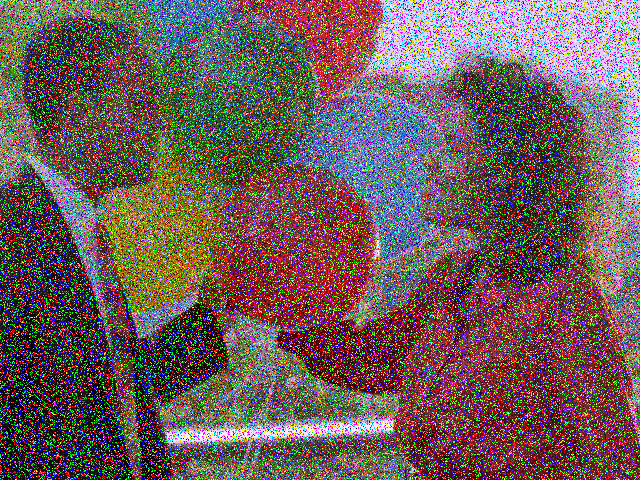
#> input picture noisy_img.png, 640 x 480 px
$ python cv05.py
#> lines starting #> are read from the running program, lines starting #| are printed output that depends on the picture; after the words box and inside, x2 and y2 are one past the last pixel; in counts of white or black regions, pixels touching at a corner belong together
"""
Unit 4: Blurring, Edges, Thresholds, Morphology
- Overview: Compare blur methods, run Canny edge detection, apply thresholding, and demonstrate morphological ops.
- Inputs: `noisy_img.png`, `edge_img.jpg` in the same folder.
- Usage: Press any key in image windows to proceed/close.
"""

import cv2
import numpy as np

# --- Blurring (Average, Gaussian, Median) ---
noisy_img = cv2.imread('noisy_img.png')
#> noisy_img is the input picture: shape (480, 640, 3); mean B, G, R 89.9, 92, 109.1

# Average blur (box filter): replace center with neighborhood average
# - ksize: odd tuple (w, h). Larger -> more smoothing, more detail loss.
blur = cv2.blur(noisy_img, (5, 5))
cv2.imshow('Noisy Image', noisy_img)
cv2.imshow('Average Blur', blur)

# Gaussian blur: weighted average emphasizing center
# - ksize: odd tuple; - sigmaX=0 lets OpenCV choose based on kernel size.
gaussian = cv2.GaussianBlur(noisy_img, (5, 5), 0)
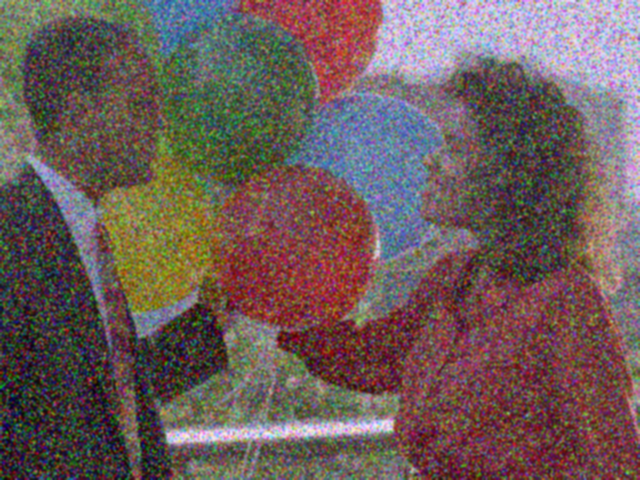
#> gaussian: shape (480, 640, 3); mean B, G, R 89.9, 92, 109.1
cv2.imshow('Gaussian Blur', gaussian)

# Median blur: non-linear; robust to salt-and-pepper while preserving edges
# - ksize: odd integer window size.
median = cv2.medianBlur(noisy_img, 5)
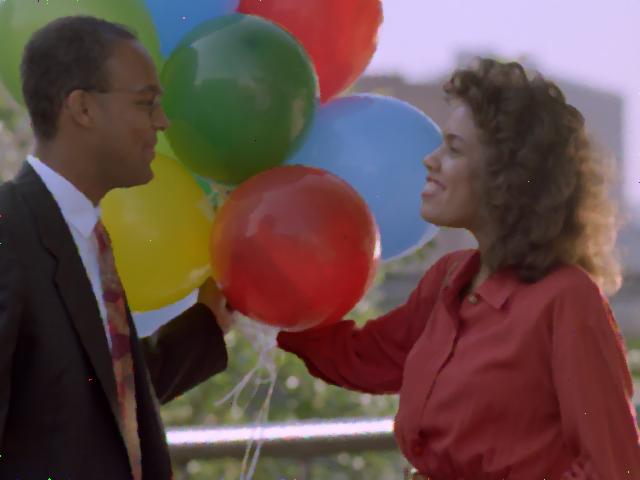
#> median: shape (480, 640, 3); mean B, G, R 73.6, 76.7, 100.9
cv2.imshow('Median Blur', median)
cv2.waitKey(0)
cv2.destroyAllWindows()

# --- Edge Detection (Canny) ---
edge_img = cv2.imread('edge_img.jpg')
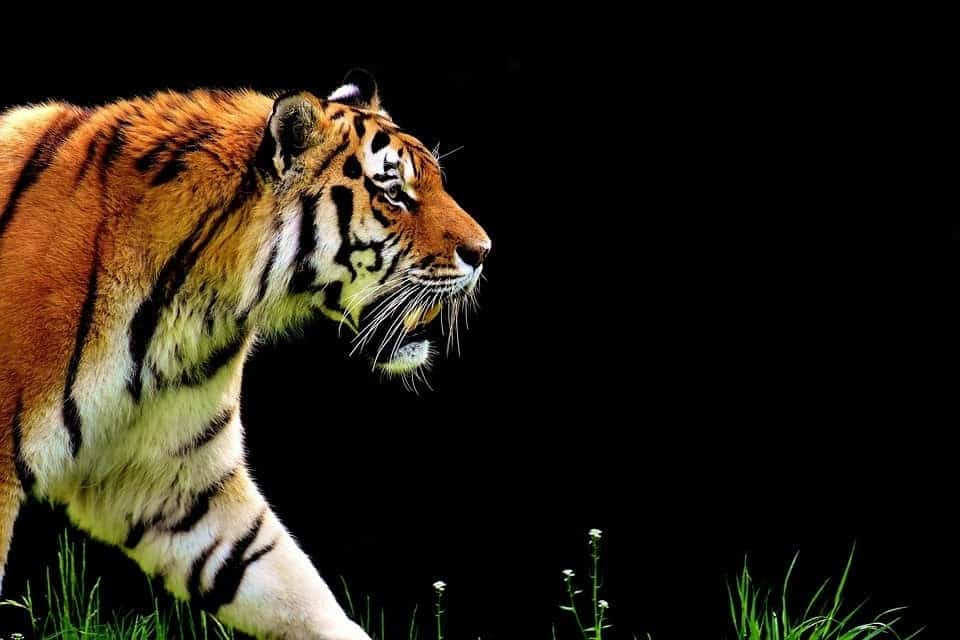
#> input picture edge_img.jpg, 960 x 640 px
#> edge_img is the input picture: shape (640, 960, 3); mean B, G, R 21.1, 32.3, 39.7
blurred_edge_img = cv2.GaussianBlur(edge_img, (5, 5), 0)
gray = cv2.cvtColor(blurred_edge_img, cv2.COLOR_BGR2GRAY)
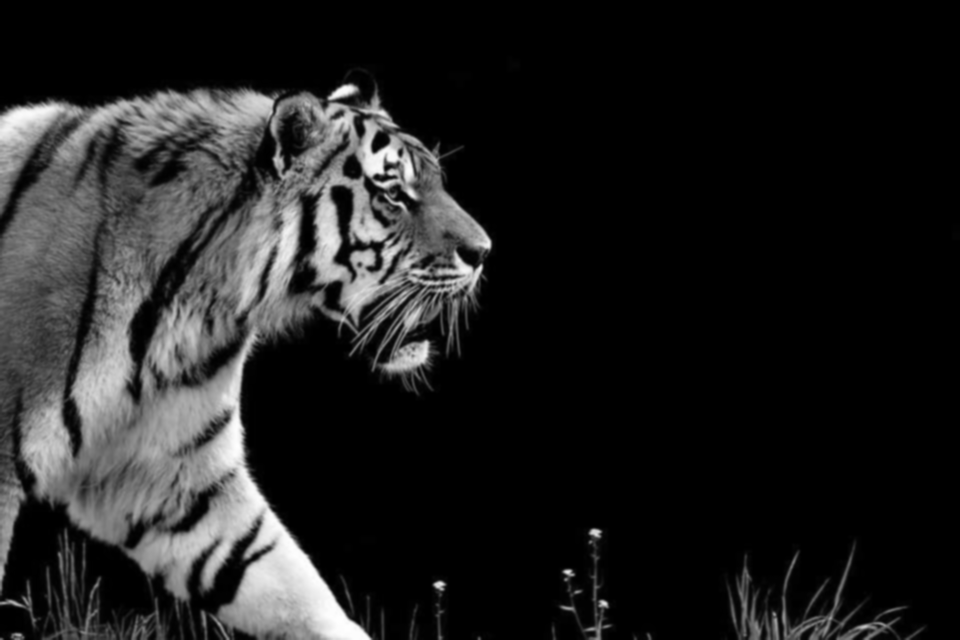
#> gray: shape (640, 960); min 0, max 254, mean 33.2

# Hysteresis thresholds: (low, high). Tune based on image contrast and noise.
edges1 = cv2.Canny(gray, 100, 200)
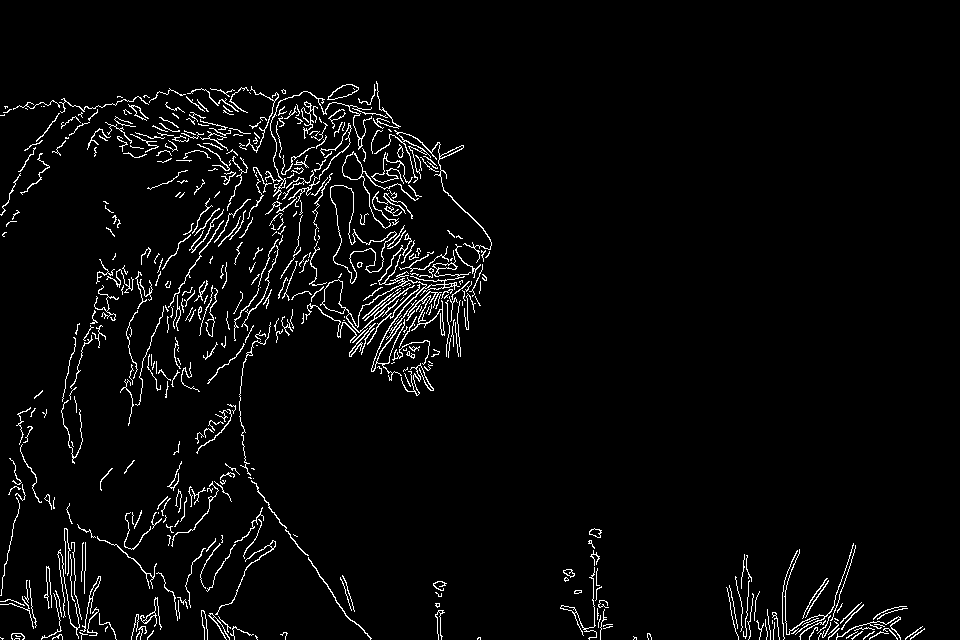
#> edges1: shape (640, 960); 3.6% white in thin lines or dots, all inside (x1, y1, x2, y2) = (0, 81, 925, 640)
edges2 = cv2.Canny(gray, 150, 250)
#> edges2: shape (640, 960); 2.5% white in thin lines or dots, all inside (x1, y1, x2, y2) = (0, 84, 924, 640)
edges3 = cv2.Canny(gray, 200, 300)
#> edges3: shape (640, 960); 1.7% white in thin lines or dots, all inside (x1, y1, x2, y2) = (0, 84, 903, 640)
cv2.imshow('Original Edge Image', edge_img)
cv2.imshow('Thresholds 100-200', edges1)
cv2.imshow('Thresholds 150-250', edges2)
cv2.imshow('Thresholds 200-300', edges3)
cv2.waitKey(0)
cv2.destroyAllWindows()

# --- Thresholding (binary, inverse, adaptive) ---
# Simple global thresholding: threshold, maxval, type
_, th1 = cv2.threshold(gray, 127, 255, cv2.THRESH_BINARY)
#> th1: shape (640, 960); 10.8% white; 151 white regions (104 under 20 px), largest, box (x1, y1, x2, y2) and area: (124, 183, 371, 640) 29234, (309, 161, 483, 323) 7169, (55, 91, 274, 163) 5627
_, th2 = cv2.threshold(gray, 127, 255, cv2.THRESH_BINARY_INV)

# Adaptive Gaussian: chooses local threshold per neighborhood
# - blockSize: odd neighborhood size; - C: constant subtracted from mean.
th3 = cv2.adaptiveThreshold(gray, 255, cv2.ADAPTIVE_THRESH_GAUSSIAN_C,
                            cv2.THRESH_BINARY, 11, 2)
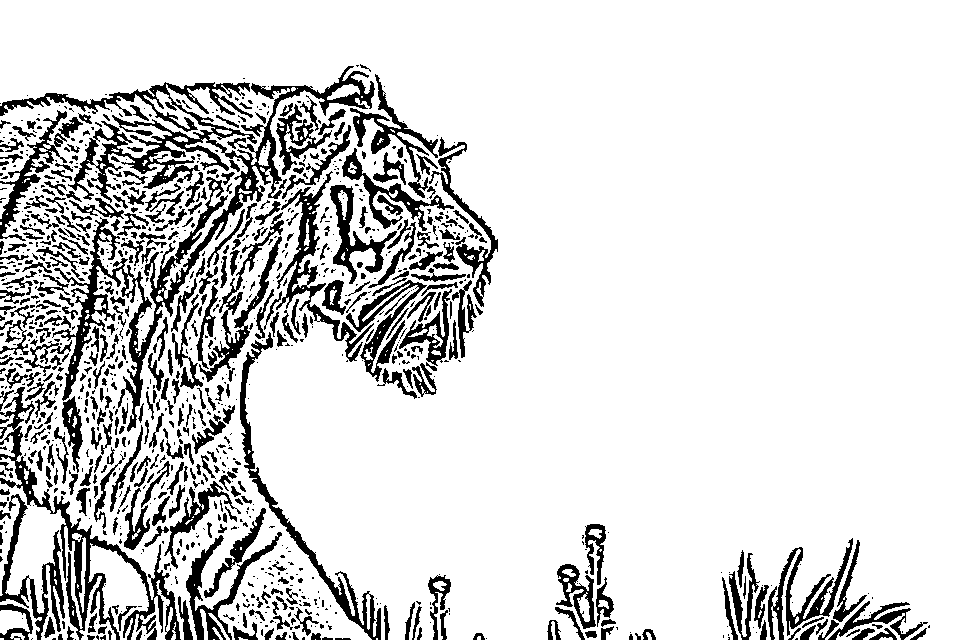
#> th3: shape (640, 960); 84.7% white; 1095 black regions (668 under 20 px), largest, box (x1, y1, x2, y2) and area: (0, 66, 375, 432) 16549, (0, 387, 181, 640) 5821, (240, 332, 381, 640) 3056
cv2.imshow('Original Gray Image', gray)
cv2.imshow('Simple Binary Thresholding', th1)
cv2.imshow('Inverse Binary Thresholding', th2)
cv2.imshow('Adaptive Gaussian Thresholding', th3)
cv2.waitKey(0)
cv2.destroyAllWindows()

'''
Morphological Operations
Kernel: small shape (e.g., square/circle/cross) that defines a neighborhood.
Image: typically binary (foreground=white); operations examine neighborhoods per pixel.

Erosion:
  Pixel stays white only if all neighbors under kernel are white
  - Thin lines get thinner
  - Small white dots vanish
  - Large blobs shrink inward (eroded)
Dilation:
  Opposite of erosion (expands white regions)
Opening:
  erosion -> dilation (removes small white noise)
Closing:
  dilation -> erosion (fills small black holes)
'''
kernel = np.ones((5, 5), np.uint8)
# Tip: try non-rect kernels
# kernel = cv2.getStructuringElement(cv2.MORPH_ELLIPSE, (5,5))

# Erosion: shrink white regions
eroded = cv2.erode(th1, kernel, iterations=1)
#> eroded: shape (640, 960); 6.8% white; 73 white regions (35 under 20 px), largest, box (x1, y1, x2, y2) and area: (138, 329, 368, 640) 18267, (75, 292, 139, 446) 4080, (230, 198, 298, 316) 3175

# Dilation: expand white regions
dilated = cv2.dilate(th1, kernel, iterations=1)
#> dilated: shape (640, 960); 15.5% white; 60 white regions (2 under 20 px), largest, box (x1, y1, x2, y2) and area: (53, 83, 485, 640) 71521, (70, 246, 151, 451) 7773, (20, 390, 75, 496) 3668

# Opening: erosion -> dilation (removes small noise)
opening = cv2.morphologyEx(th1, cv2.MORPH_OPEN, kernel)
#> opening: shape (640, 960); 9.8% white; 49 white regions, largest, box (x1, y1, x2, y2) and area: (127, 327, 370, 640) 23246, (73, 290, 141, 448) 5138, (221, 196, 300, 318) 4718

# Closing: dilation -> erosion (fills small holes)
closing = cv2.morphologyEx(th1, cv2.MORPH_CLOSE, kernel)
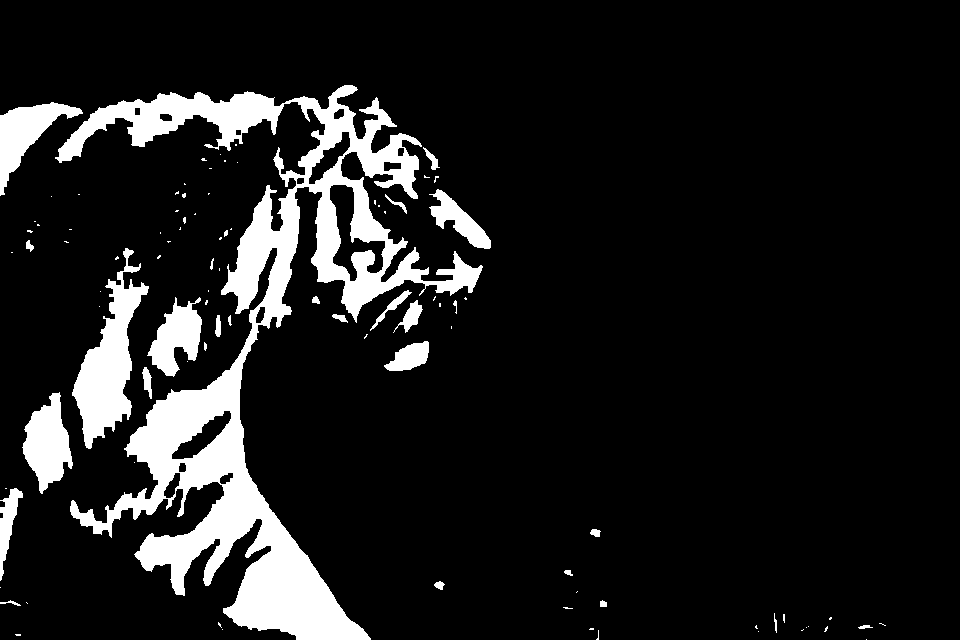
#> closing: shape (640, 960); 11.4% white; 94 white regions (65 under 20 px), largest, box (x1, y1, x2, y2) and area: (55, 85, 483, 640) 50721, (72, 248, 149, 449) 6107, (22, 392, 73, 494) 2980

cv2.imshow('Eroded', eroded)
cv2.imshow('Dilated', dilated)
cv2.imshow('Opening', opening)
cv2.imshow('Closing', closing)
cv2.waitKey(0)
cv2.destroyAllWindows()

'''
Unit 4 Summary
Main functions:
 - `cv2.blur()` - average blurring
 - `cv2.GaussianBlur()` - Gaussian blurring
 - `cv2.medianBlur()` - median blurring
 - `cv2.Canny()` - edge detection
 - `cv2.threshold()` - simple thresholding
 - `cv2.adaptiveThreshold()` - adaptive thresholding
 - `cv2.erode()` - erosion
 - `cv2.dilate()` - dilation
 - `cv2.morphologyEx()` - opening/closing

Key ideas:
 - Blur ksize: odd sizes (3,5,7); larger smooths more but blurs edges.
 - Canny thresholds: scale with contrast; blur first to reduce noise.
 - Thresholding: global T vs. adaptive block/C for uneven lighting.
 - Morphology: kernel shape/size and iteration count tailor cleanup.

Tips:
 - Convert to grayscale before Canny/thresholding.
 - Use adaptive thresholding under varying illumination.
 - Prefer binary images (foreground=white) for morphology semantics.
 - Try cv2.getStructuringElement for ellipse/cross kernels when shapes matter.
'''
